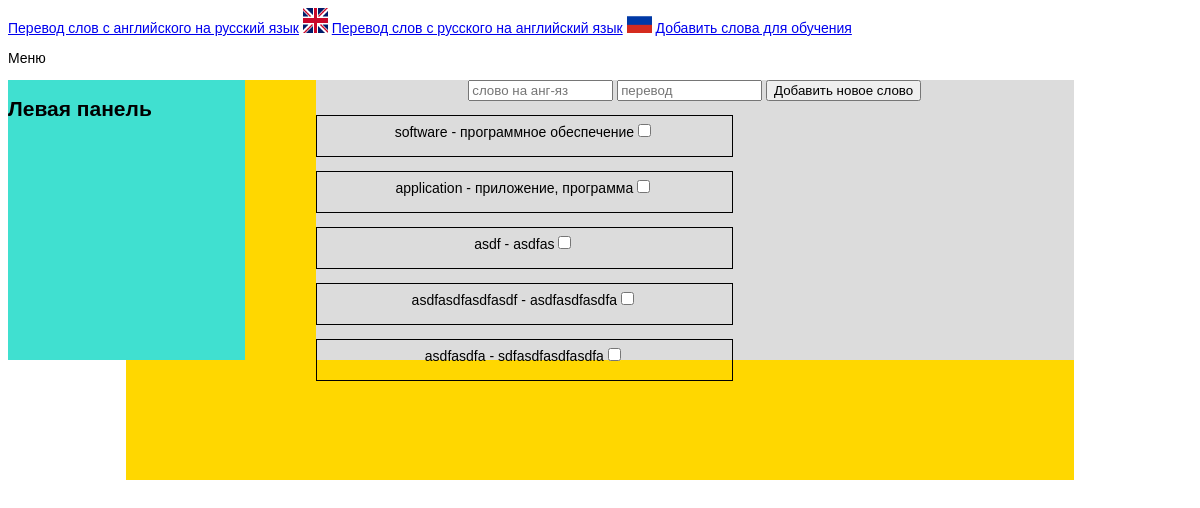
Page /lst_word on the earlier database version.
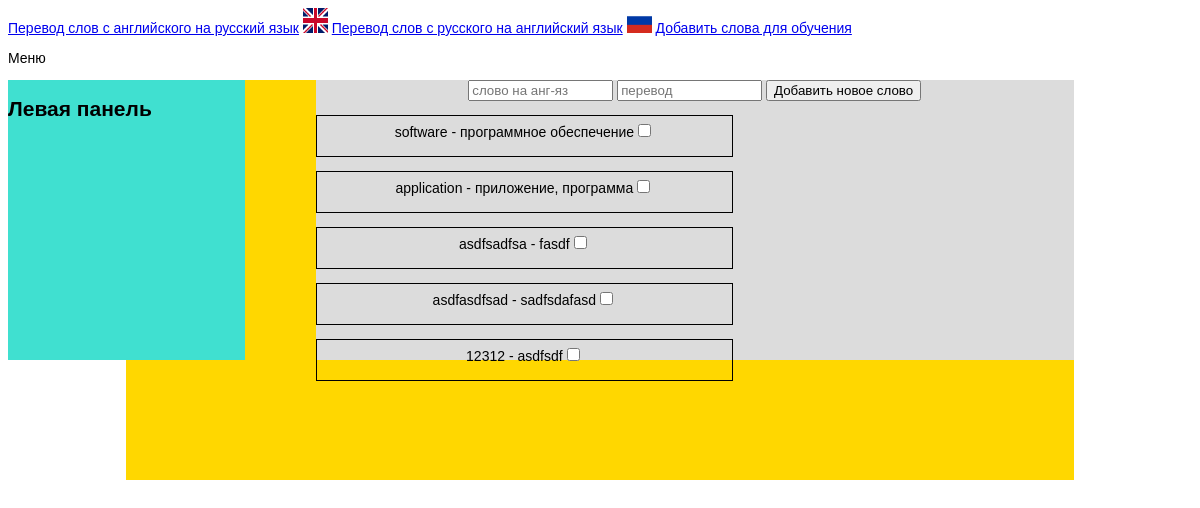
Same page on the later database version.
### main.py (models this page shows)
class Dictionary(db.Model):
    id = db.Column(db.Integer, primary_key=True)
    english_word = db.Column(db.String, nullable=False)
    russia_word = db.Column(db.String, nullable=False)

### main.py (the view, shortened to what this page needs)
@app.route("/lst_word",methods=["GET","POST"])
def lst_word():
    return render_template("lst_word.html",items=Dictionary.query.all())

### templates/lst_word.html
{% extends 'base.html' %}
{% block content %}
<div align="center">
<form method="POST">
    <input type="text" name="english_word" size="15" placeholder="слово на анг-яз">
    <input type="text" name="russia_word" size="15" placeholder="перевод">
    <input type="submit" name="btn" value="Добавить новое слово">
</form>
</div>
<form method="POST">
{% for item in items %}
<p><div class="test">{{ item.english_word }} - {{ item.russia_word }}<input type="checkbox" name="{{item.id}}"><input type="submit" name="btn" class="btn" value="Удалить"></div></p>
{% endfor %}
</form>
{% endblock %}

### templates/base.html (shortened to what this page needs)
<!DOCTYPE html>
<html lang="en">
<head>
    <link rel="stylesheet" href="{{ url_for('static', filename='css/style.css') }}">
</head>
<body>
<a href="{{url_for('translate_from_english')}}">Перевод слов с английского на русский язык</a>
<img src="{{url_for('static', filename='img/english.png')}}" width="25" height="25">
<a href="{{url_for('translate_from_russia')}}">Перевод слов с русского на английский язык</a>
<img src="{{url_for('static', filename='img/russia.png')}}" width="25" height="25">
<a href="{{url_for('lst_word')}}">Добавить слова для обучения</a>
<p>Меню</p>
    <div id="sidebar">
        {% block sidebar %}
	<h2>Левая панель</h2>
        {% endblock%}
	</div>
    <div id="container">
    <div id="content">
        {% block content %}{% endblock%}
	</div>
    </div>
</body>
</html>

### static/css/style.css (style rules this page uses)
body { background: #FFF; color: #000; font-family: Arial, sans-serif; font-size: 14px; }
.test { width: 405px; height: 30px; border: 1px solid black; padding: 5px 5px 5px 5px; }
#container { background: #FFD700; margin: auto auto; text-align: center; width: 80%; height: 400px; }
#sidebar { background: #40E0D0; float: left; width: 20%; height: 280px; }
#content { background: #DCDCDC; float: right; width: 80%; height: 280px; }

Differences in the rows shown:
removed Dictionary: english_word "asdf", russia_word "asdfas"
removed Dictionary: english_word "asdfasdfasdfasdf", russia_word "asdfasdfasdfa"
removed Dictionary: english_word "asdfasdfa", russia_word "sdfasdfasdfasdfa"
added Dictionary: english_word "asdfsadfsa", russia_word "fasdf"
added Dictionary: english_word "asdfasdfsad", russia_word "sadfsdafasd"
added Dictionary: english_word "12312", russia_word "asdfsdf"
